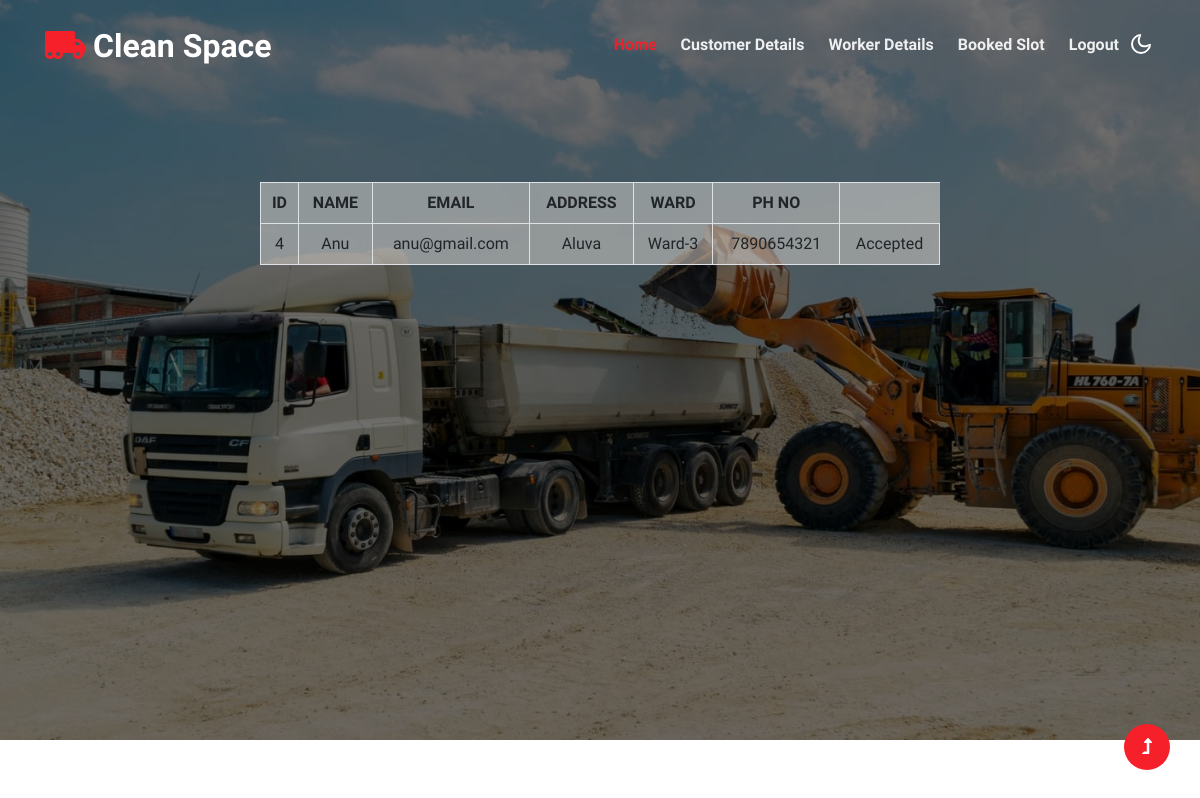
The app's page /customerdisp.php with its own data.
### tables this page shows
CREATE TABLE `customer_registration` (
  `id` int(11) NOT NULL,
  `name` varchar(20) NOT NULL,
  `email` varchar(50) NOT NULL,
  `address` varchar(25) NOT NULL,
  `pincode` int(6) NOT NULL,
  `ward` varchar(11) NOT NULL,
  `phno` bigint(10) NOT NULL,
  `password` varchar(10) NOT NULL
);

### customerdisp.php (the view, shortened to what this page needs)
<!doctype html>
<html lang="en">
<head>
    <link rel="stylesheet" href="assets/css/style-starter.css">
</head>
<body>
    <header id="site-header" class="fixed-top">
        <div class="container">
            <nav class="navbar navbar-expand-lg navbar-light stroke py-lg-0">
                <h1><a class="navbar-brand" href="index.html">
                        <i class="fas fa-truck-moving"></i> Clean Space
                    </a></h1>
                <div class="collapse navbar-collapse" id="navbarScroll">
                    <ul class="navbar-nav ms-auto my-2 my-lg-0 navbar-nav-scroll">
                        <li class="nav-item">
                            <a class="nav-link active" aria-current="page" href="index.html">Home</a>
                        </li>
                        <li class="nav-item">
                            <a class="nav-link" href="customerdisp.php">customer details</a>
                        </li>
                        <li class="nav-item">
                            <a class="nav-link" href="workerdisp.php">worker details</a>
                        </li>
                        <li class="nav-item">
                            <a class="nav-link" href="bookdisp.php">booked slot</a>
                        </li>
                        <li class="nav-item">
                            <a class="nav-link" href="login.php">Logout</a>
                        </li>
                    </ul>
                </div>
                <div class="mobile-position">
                    <nav class="navigation">
                        <div class="theme-switch-wrapper">
                            <label class="theme-switch" for="checkbox">
                                <div class="mode-container">
                                    <i class="gg-moon"></i>
                                </div>
                            </label>
                        </div>
                    </nav>
                </div>
            </nav>
        </div>
    </header>
    <section class="w3l-main-slider banner-slider" id="home">
                <div class="slider-info banner-view banner-top1">
                    <div class="container">
                        <div class="banner-info header-hero-19">
<table class="table table-bordered table-hover table-striped"  style="background-color:rgba(237, 231, 225, 0.5);margin-top:50px" align="center" >
		<thread>
			<th>ID</th>
			<th>NAME</th>
			<th>EMAIL</th>
            <th>ADDRESS</th>
            <th>WARD</th>
            <th>PH NO</th>
        </thread>
		<tbody>
		<?php
		include'connection.php';
		$sql="select*from customer_registration,login where login.uname=customer_registration.email ";
		$result=$conn->query($sql);
		while($row=$result->fetch_assoc())
		{
			echo"<tr><td>".$row['id']."</td>";
			echo"<td>".$row['name']."</td>";
			echo"<td>".$row['email']."</td>";
            echo"<td>".$row['address']."</td>";
            echo"<td>".$row['ward']."</td>";
            echo"<td>".$row['phno']."</td>";
             if($row['status']=="-1")
            {
               echo"<td>Rejected</td>";
            }
            elseif($row['status']=="1")
            {
               echo"<td>Accepted</td>";
            }
		}
	?>
	</tbody>
</table>
<li class="nav-item">
                        <a class="nav-link" href="booking.php">
                        </li>
                        </div>
                    </div>
                </div>
    </section>
        <button onclick="topFunction()" id="movetop" title="Go to top">
            <span class="fas fa-level-up-alt" aria-hidden="true"></span>
        </button>
</body>
</html>

### records on screen
customer_registration: id "4", name "Anu", email "anu@gmail.com", address "Aluva", ward "Ward-3", phno "7890654321"
